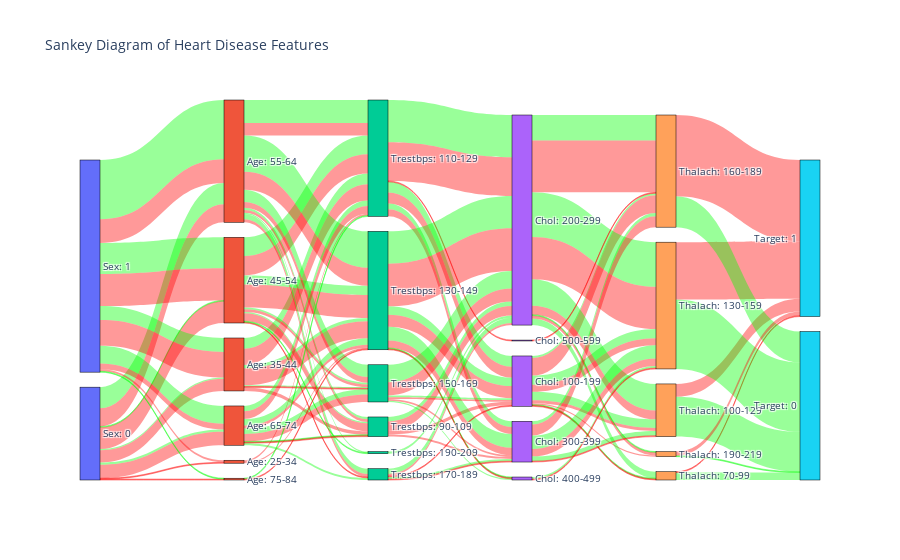

Notebook code for this chart:
### Code cell
# plotly graph objects to create sankey diagram
labels = []
labels.extend([f'Sex: {label}' for label in ['0', '1']])
labels.extend([f'Age: {label}' for label in age_labels])
labels.extend([f'Trestbps: {label}' for label in trestbps_labels])
labels.extend([f'Chol: {label}' for label in chol_labels])
labels.extend([f'Thalach: {label}' for label in thalach_labels])
labels.extend([f'Target: {label}' for label in ['0', '1']])
label_indices = {label: i for i, label in enumerate(labels)}
sources = []
targets = []
values = []
link_colors = []

# sex to Age
for sex_label in ['0', '1']:
    for age_label in age_labels:
        for target_val in [0, 1]:
            count = len(df[(df['sex'] == int(sex_label)) & (df['age_group'] == age_label) & (df['target'] == target_val)])
            if count > 0:
                sources.append(label_indices[f'Sex: {sex_label}'])
                targets.append(label_indices[f'Age: {age_label}'])
                values.append(count)
                link_colors.append('rgba(0, 255, 0, 0.4)' if target_val == 0 else 'rgba(255, 0, 0, 0.4)')

# Age to Trestbps
for age_label in age_labels:
    for trestbps_label in trestbps_labels:
        for target_val in [0, 1]:
            count = len(df[(df['age_group'] == age_label) & (df['trestbps_group'] == trestbps_label) & (df['target'] == target_val)])
            if count > 0:
                sources.append(label_indices[f'Age: {age_label}'])
                targets.append(label_indices[f'Trestbps: {trestbps_label}'])
                values.append(count)
                link_colors.append('rgba(0, 255, 0, 0.4)' if target_val == 0 else 'rgba(255, 0, 0, 0.4)')

# Trestbps to Chol
for trestbps_label in trestbps_labels:
    for chol_label in chol_labels:
        for target_val in [0, 1]:
            count = len(df[(df['trestbps_group'] == trestbps_label) & (df['chol_group'] == chol_label) & (df['target'] == target_val)])
            if count > 0:
                sources.append(label_indices[f'Trestbps: {trestbps_label}'])
                targets.append(label_indices[f'Chol: {chol_label}'])
                values.append(count)
                link_colors.append('rgba(0, 255, 0, 0.4)' if target_val == 0 else 'rgba(255, 0, 0, 0.4)')

# Chol to Thalach
for chol_label in chol_labels:
    for thalach_label in thalach_labels:
        for target_val in [0, 1]:
            count = len(df[(df['chol_group'] == chol_label) & (df['thalach_group'] == thalach_label) & (df['target'] == target_val)])
            if count > 0:
                sources.append(label_indices[f'Chol: {chol_label}'])
                targets.append(label_indices[f'Thalach: {thalach_label}'])
                values.append(count)
                link_colors.append('rgba(0, 255, 0, 0.4)' if target_val == 0 else 'rgba(255, 0, 0, 0.4)')

# Thalach to Target
for thalach_label in thalach_labels:
    for target_val in [0, 1]:
        count = len(df[(df['thalach_group'] == thalach_label) & (df['target'] == target_val)])
        if count > 0:
            sources.append(label_indices[f'Thalach: {thalach_label}'])
            targets.append(label_indices[f'Target: {target_val}'])
            values.append(count)
            link_colors.append('rgba(0, 255, 0, 0.4)' if target_val == 0 else 'rgba(255, 0, 0, 0.4)')

# Create color mapping for each variable group
sex_color = '#636EFA'
age_color = '#EF553B'
trestbps_color = '#00CC96'
chol_color = '#AB63FA'
thalach_color = '#FFA15A'
target_color = '#19D3F3'

# Assign colors to each node based on its variable group
node_colors = []
node_colors.extend([sex_color] * 2)  # Sex: 0, 1
node_colors.extend([age_color] * len(age_labels))  # Age groups
node_colors.extend([trestbps_color] * len(trestbps_labels))  # Trestbps groups
node_colors.extend([chol_color] * len(chol_labels))  # Chol groups
node_colors.extend([thalach_color] * len(thalach_labels))  # Thalach groups
node_colors.extend([target_color] * 2)  # Target: 0, 1

sankey_data = go.Sankey(
    node=dict(
        pad=15,
        thickness=20,
        line=dict(color="black", width=0.5),
        label=labels,
        color=node_colors
    ),
    link=dict(
        source=sources,
        target=targets,
        value=values,
        color=link_colors
    )
)   
fig = go.Figure(data=[sankey_data])
fig.update_layout(title_text="Sankey Diagram of Heart Disease Features", font_size=10)
fig.show()

fig.write_image("sankey_heart_disease.png", scale=5, width=1200, height=600)

### Figure 1 — Plotly figure (JSON) as saved in the notebook; plotly's stock layout.template omitted (floating-point values rounded to 4 significant figures; data arrays with more than 128 entries replaced by an {"elided": "..."} marker saying what was removed)
{"data": [{"link": {"color": {"elided": "129 str values"}, "source": {"elided": "129 int values"}, "target": {"elided": "129 int values"}, "value": {"elided": "129 int values"}}, "node": {"color": ["#636EFA", "#636EFA", "#EF553B", "#EF553B", "#EF553B", "#EF553B", "#EF553B", "#EF553B", "#00CC96", "#00CC96", "#00CC96", "#00CC96", "#00CC96", "#00CC96", "#AB63FA", "#AB63FA", "#AB63FA", "#AB63FA", "#AB63FA", "#FFA15A", "#FFA15A", "#FFA15A", "#FFA15A", "#FFA15A", "#19D3F3", "#19D3F3"], "label": ["Sex: 0", "Sex: 1", "Age: 25-34", "Age: 35-44", "Age: 45-54", "Age: 55-64", "Age: 65-74", "Age: 75-84", "Trestbps: 90-109", "Trestbps: 110-129", "Trestbps: 130-149", "Trestbps: 150-169", "Trestbps: 170-189", "Trestbps: 190-209", "Chol: 100-199", "Chol: 200-299", "Chol: 300-399", "Chol: 400-499", "Chol: 500-599", "Thalach: 70-99", "Thalach: 100-129", "Thalach: 130-159", "Thalach: 160-189", "Thalach: 190-219", "Target: 0", "Target: 1"], "line": {"color": "black", "width": 0.5}, "pad": 15, "thickness": 20}, "type": "sankey"}], "layout": {"font": {"size": 10}, "title": {"text": "Sankey Diagram of Heart Disease Features"}}}
